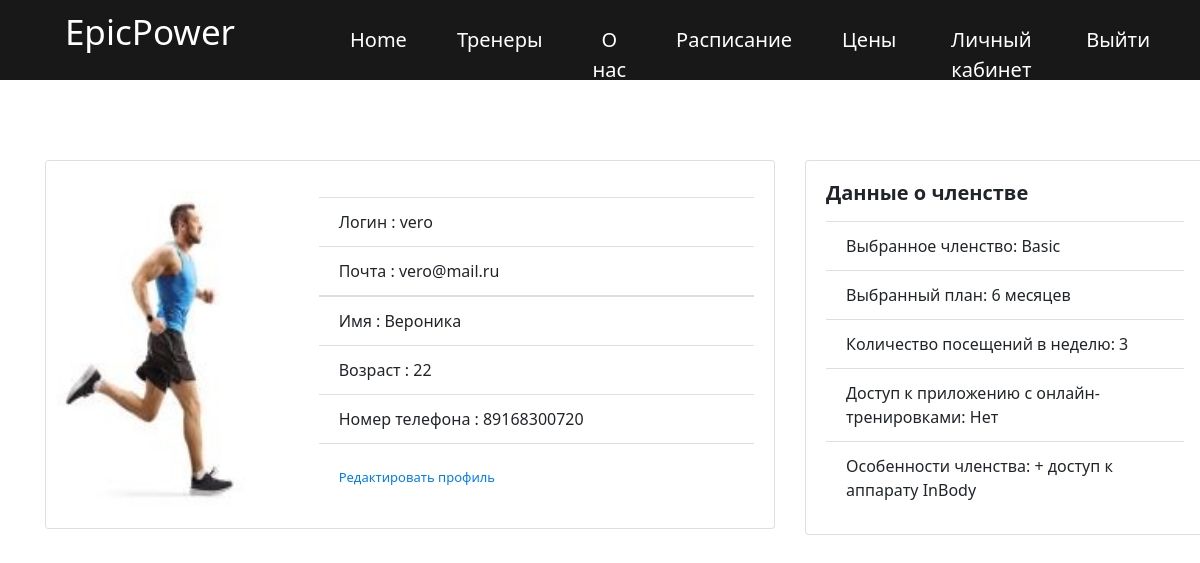
The app's page /profile (signed in) with its own data.
### main/models.py (models this page shows, shortened)
class Profile(models.Model):
    user = models.OneToOneField(User, on_delete=models.CASCADE)
    name = models.CharField(max_length=30, blank=True)
    phone_number = models.IntegerField(null=True, blank=True)
    age = models.IntegerField(null=True, blank=True)
    image = models.ImageField(null=True, blank=True, upload_to='coachs/')
    selected_membership = models.ForeignKey(GymMembership, on_delete=models.SET_NULL, null=True, blank=True)
    selected_plan = models.ForeignKey(SubPlan, on_delete=models.SET_NULL, null=True, blank=True)
    class Meta:
        verbose_name = 'Профиль'
        verbose_name_plural = 'Профили'

class GymMembership(models.Model):
    name = models.CharField(max_length=255, verbose_name='Название абонемента')
    price = models.DecimalField(max_digits=10, decimal_places=2, verbose_name='Цена')
    duration_months = models.IntegerField(verbose_name='Продолжительность (месяцев)')
    visit_amount = models.IntegerField('Количество посещений в неделю', default=0)
    app_access = models.CharField('Доступ к приложению с онлайн-тренировками', max_length=10, default="Нет")
    features = models.TextField(blank=True, null=True, verbose_name='Особенности абонемента')
    class Meta:
        verbose_name = 'Членство'
        verbose_name_plural = 'Членства в фитнес-центре'

class SubPlan(models.Model):
    months = models.CharField('Количество месяцев', max_length=30)
    coefficient = models.IntegerField('Коэффициент')
    class Meta:
        verbose_name = 'План членства'
        verbose_name_plural = 'Планы членств'

### main/views.py (the view)
# urls.py: path('profile', profile, name='profile'),
def profile(request):
    username = request.user
    posts = User.objects.filter(username=username)
    profile = Profile.objects.filter(user=username)
    context = {'posts': posts, 'profile': profile}
    return render(request, 'main/profile.html', context)

### main/templates/main/profile.html (shortened to what this page needs)
{% extends 'main/base.html' %}
{% block hero %}
<section id="hero" style=" padding-top: 160px;" class="d-flex align-items-center" >
    <div class="container position-relative" data-aos="fade-up" data-aos-delay="100">
        <div class="row">
            <div class="col-md-8">
                <div class="card mb-4" style="max-width: 900px;">
                    <div class="row">
                        <div class="col-md-4">
                            {% for prof in profile %}
                                {% if prof.image %}
                                    <img src="{{prof.image.url}}" class="card-img" alt="" style="height: 100%;">
                                {% else %}
                                    <img src="static/assets/img/human.jpg" class="card-img" alt=""
                                         style="height: 100%;">
                                {% endif %}
                            {% endfor %}
                        </div>
                        <div class="col-md-8">
                            <div class="card-body">
                                {% for post in posts %}
                                    <ul class="list-group list-group-flush">
                                        <li class="list-group-item">Логин : {{post.username}}</li>
                                        <li class="list-group-item">Почта : {{post.email}}</li>
                                    </ul>
                                {% endfor %}
                                {% for prof in profile %}
                                    <ul class="list-group list-group-flush">
                                        <li class="list-group-item">Имя : {{prof.name}}</li>
                                        <li class="list-group-item">Возраст : {{prof.age}}</li>
                                        <li class="list-group-item">Номер телефона : {{prof.phone_number}}</li>
                                    </ul>
                                    <div class="card-body">
                                        <a href="/update" class="card-link">Редактировать профиль</a>
                                    </div>
                                {% endfor %}
                            </div>
                        </div>
                    </div>
                </div>
            </div>
<div class="col-md-4">
    <div class="card" style="width: 25rem;">
        <div class="card-body">
            <h5 class="card-title"><b>Данные о членстве</b></h5>
            {% for prof in profile %}
            {% if prof.selected_membership %}
            <ul class="list-group list-group-flush">
                <li class="list-group-item"><span class="bold-text">Выбранное членство:</span> {{prof.selected_membership.name}}</li>
                <li class="list-group-item"><span class="bold-text">Выбранный план:</span> {{prof.selected_plan.months}} месяцев</li>
                <li class="list-group-item"><span class="bold-text">Количество посещений в неделю:</span> {{ prof.selected_membership.visit_amount }}</li>
                <li class="list-group-item"><span class="bold-text">Доступ к приложению с онлайн-тренировками:</span> {{ prof.selected_membership.app_access }}</li>
                <li class="list-group-item"><span class="bold-text">Особенности членства:</span> {{ prof.selected_membership.features }}</li>
            </ul>
            {% else %}
            <p><a href="/price">Членство не оформлено. Перейти к ценам</a></p>
            {% endif %}
            {% endfor %}
        </div>
    </div>
</div>
        </div>
    </div>
</section>
{% endblock hero %}

### static/assets/css/fitness.css (style rules this page uses)
* { margin: 0; padding: 0; font-family:'Segoe UI', Tahoma, Geneva, Verdana, sans-serif; }
html { scroll-behavior: smooth; overflow-x: hidden; margin: 0; padding: 0; }
.footer-sec-1 h6, a { font-size: 13px; font-weight: 200; }

### records on screen
Profile: name "Вероника", age "22", phone_number "89168300720", selected_membership.name "Basic", selected_plan.months "6", selected_membership.visit_amount "3", selected_membership.app_access "Нет", selected_membership.features "+ доступ к аппарату InBody"

### other values on screen
{{ post.username }} "vero"
{{ post.email }} "vero@mail.ru"
